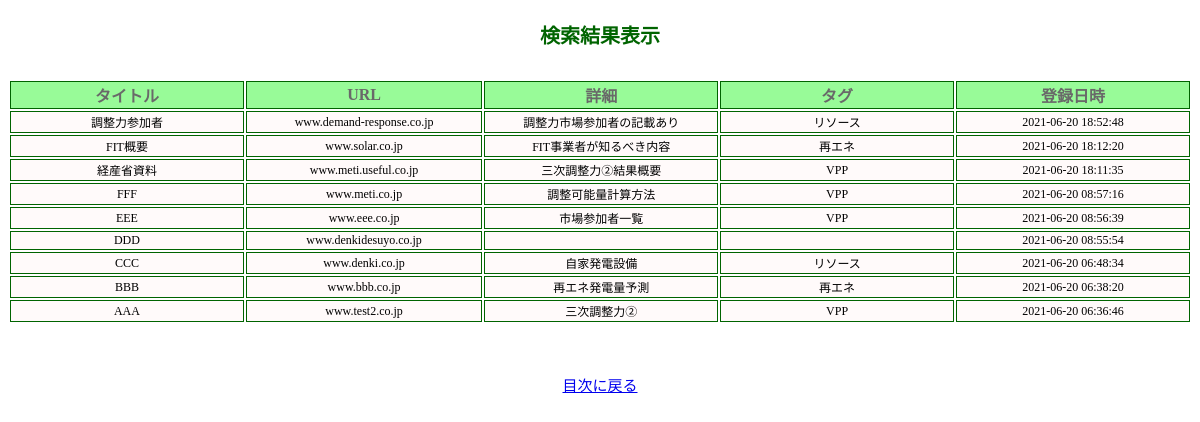
/kadai/select.php, run on the app's committed database.
### tables this page shows
CREATE TABLE `gs_bm_table` (
  `id` int(12) NOT NULL,
  `title` varchar(64) NOT NULL,
  `url` text NOT NULL,
  `details` text NOT NULL,
  `tag` text NOT NULL,
  `indate` datetime NOT NULL
);

### kadai/select.php (the view, shortened to what this page needs)
<?php
function h ($value) {
    return htmlspecialchars($value,ENT_QUOTES);
}
$keyword =$_POST["keyword"];
$search_tag= $_POST["search_tag"];
try {
    $pdo = new PDO('mysql:dbname=power_links;charset=utf8;host=localhost','root','root');
  } catch (PDOException $e) {
    exit('DBConnectError:'.$e->getMessage());
  }
if($keyword!=""){
    $stmt =$pdo->query ("SELECT * FROM gs_bm_table WHERE details LIKE '%$keyword%' ");
} else if ($search_tag!=""){
    $stmt =$pdo->query ("SELECT * FROM gs_bm_table WHERE tag='$search_tag' ");
} else {
    $stmt = $pdo->query("SELECT * FROM gs_bm_table ORDER BY indate DESC");
}
$status = $stmt->execute();
$view="";
if($status==false){
    $error = $stmt->errorInfor();
    exit("ErrorQuery:". $error[2]);
}else{
    while ($result = $stmt->fetch(PDO::FETCH_ASSOC)){
        $view .= "<tr>";
        $view .= "<td>".h($result['title']).'</td><td>'.h($result['url']).'</td><td>'.h($result['details']).'</td><td>'.h($result['tag']).'</td><td>'.h($result['indate']);
        $view .= "</tr>";
    }
}
?>
<!DOCTYPE html>
<html lang="ja">
<head>
    <link rel="stylesheet" href="css/style.css">
</head>
<body>
<p class="summary">検索結果表示</p>
<table class="result">
    <tr>
    <th>タイトル</th>
	<th>URL</th>
	<th>詳細</th>
	<th>タグ</th>
	<th>登録日時</th>
    </tr>
    <?= $view ?>
</table>
<p class="return"><a href="index.php">目次に戻る</a></p>
</body>
</html>

### kadai/css/style.css (style rules this page uses)
.summary { max-width:1200px; font-size: 20px; color:#006400; font-weight:bold; text-align: center; }
.result { max-width:1200px; }
table { max-width: 1000px; margin:auto; margin-top:30px; }
th { width:10%; font-size:16px; color:#696969; background-color:#98fb98; border:1px solid #006400; text-align: center; }
td { font-size:12px; color:#000000; background-color:#fffafa; border:1px solid #006400; text-align: center; }
.return { max-width:1200px; font-size: 15px; text-align: center; margin-top: 50px; }

### data on the page
gs_bm_table: title "調整力参加者", url "www.demand-response.co.jp", details "調整力市場参加者の記載あり", tag "リソース", indate "2021-06-20 18:52:48"
gs_bm_table: title "FIT概要", url "www.solar.co.jp", details "FIT事業者が知るべき内容", tag "再エネ", indate "2021-06-20 18:12:20"
gs_bm_table: title "経産省資料", url "www.meti.useful.co.jp", details "三次調整力②結果概要", tag "VPP", indate "2021-06-20 18:11:35"
gs_bm_table: title "FFF", url "www.meti.co.jp", details "調整可能量計算方法", tag "VPP", indate "2021-06-20 08:57:16"
gs_bm_table: title "EEE", url "www.eee.co.jp", details "市場参加者一覧", tag "VPP", indate "2021-06-20 08:56:39"
gs_bm_table: title "DDD", url "www.denkidesuyo.co.jp", indate "2021-06-20 08:55:54"
gs_bm_table: title "CCC", url "www.denki.co.jp", details "自家発電設備", tag "リソース", indate "2021-06-20 06:48:34"
gs_bm_table: title "BBB", url "www.bbb.co.jp", details "再エネ発電量予測", tag "再エネ", indate "2021-06-20 06:38:20"
gs_bm_table: title "AAA", url "www.test2.co.jp", details "三次調整力②", tag "VPP", indate "2021-06-20 06:36:46"
